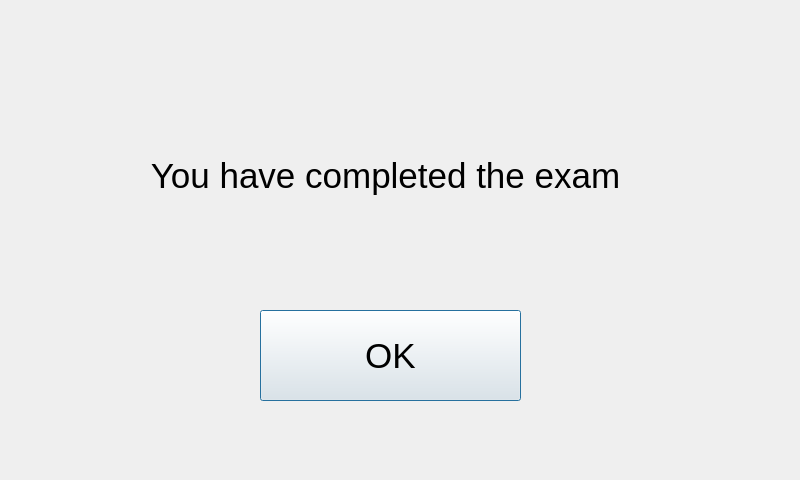
<?xml version="1.0" encoding="UTF-8"?>
<ui version="4.0">
 <class>examComplete</class>
 <widget class="QDialog" name="examComplete">
  <property name="geometry">
   <rect>
    <x>0</x>
    <y>0</y>
    <width>800</width>
    <height>480</height>
   </rect>
  </property>
  <property name="windowTitle">
   <string>Dialog</string>
  </property>
  <widget class="QLabel" name="label">
   <property name="geometry">
    <rect>
     <x>60</x>
     <y>130</y>
     <width>651</width>
     <height>91</height>
    </rect>
   </property>
   <property name="font">
    <font>
     <pointsize>26</pointsize>
    </font>
   </property>
   <property name="text">
    <string>You have completed the exam</string>
   </property>
   <property name="alignment">
    <set>Qt::AlignCenter</set>
   </property>
  </widget>
  <widget class="QPushButton" name="okButton">
   <property name="geometry">
    <rect>
     <x>260</x>
     <y>310</y>
     <width>261</width>
     <height>91</height>
    </rect>
   </property>
   <property name="font">
    <font>
     <pointsize>26</pointsize>
    </font>
   </property>
   <property name="text">
    <string>OK</string>
   </property>
  </widget>
 </widget>
 <resources/>
 <connections/>
</ui>
